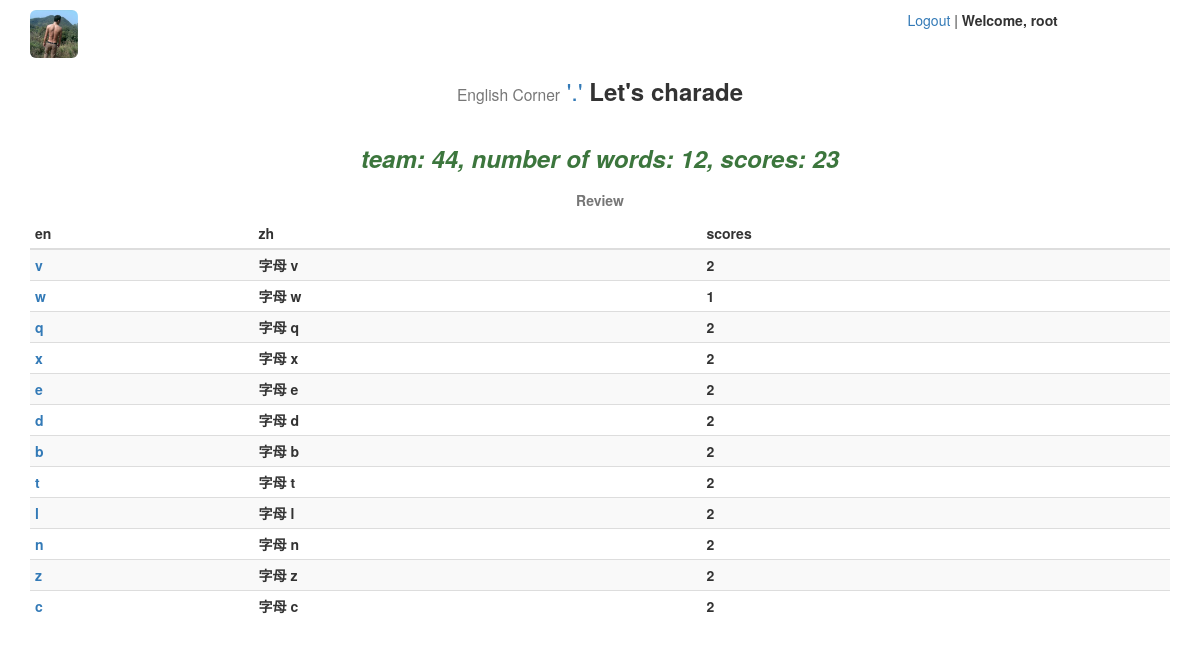
The app's page /charade/set/44/play/ (signed in), older data.
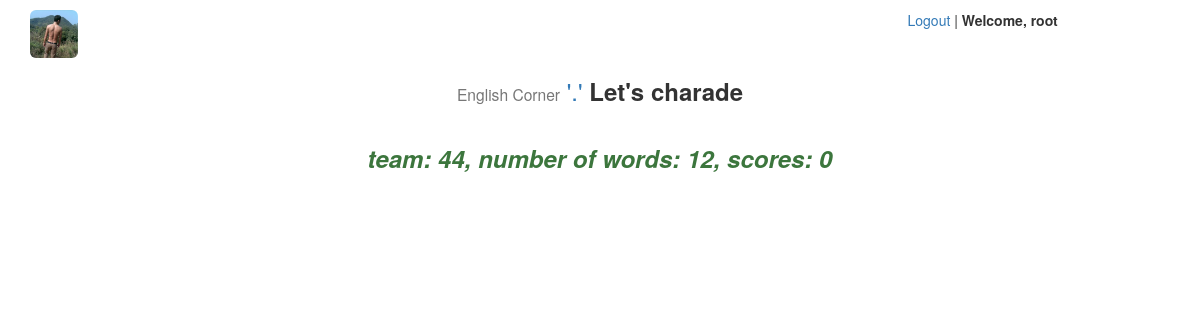
The same page, newer data.
### charade/models.py (models this page shows, shortened)
@python_2_unicode_compatible
class GameTemporaryTable(models.Model):
    board = models.ForeignKey(GameScoreBoard)
    en = models.CharField('en', max_length=100)
    zh = models.CharField('中文', max_length=100)
    exp = models.TextField('解释', max_length=200, null=True)
    scores = models.IntegerField('得分', default=0)
    used = models.IntegerField('used', default=0)
    vid = models.IntegerField('vid', default=0)

### charade/views.py (the view)
# urls.py: url(r'^set/(?P<board_id>[0-9]+)/play/$', views.game_play, name='game_play'),
def game_play(request, board_id):
    gsb = get_object_or_404(GameScoreBoard, pk=board_id)
    unused_word_list = gsb.gametemporarytable_set.exclude(used=1).order_by('?')[:1]
    if unused_word_list:
        context = {'word_list': unused_word_list}
    else:
        sum_scores = 0
        used_word_list = gsb.gametemporarytable_set.filter(used=1)
        for w in used_word_list:
            sum_scores += w.scores
        gsb.scores = sum_scores
        gsb.dt_end = timezone.now()
        gsb.save()
        msgs = 'team: {0}, number of words: {1}, scores: {2}'.format(board_id, gsb.amount, sum_scores)
        context = {'msgs': msgs,
                   'used_word_list': used_word_list,
                    }
    return render(request, 'charade/play.html', context)

### charade/templates/charade/play.html (shortened to what this page needs)
{% extends 'charade/base.html' %}
{% load staticfiles %}
{% block css4this %}
    <link rel="stylesheet" href="{% static 'charade/css/charade-play.css' %}">
{% endblock %}
{% block content %}
{% if msgs %}
    <div class="row">
        <em><h3><p class="text-success text-center"><strong>{{ msgs }}<strong></p></h3></em>
    </div>
{% endif %}
{% if used_word_list %}
    <div class="table-responsive">
        <table class="table table-striped table-condensed">
            <caption class="text-center">Review</caption>
            <thead>
                <tr>
                    <th>en</th>
                    <th>zh</th>
                    <th>scores</th>
                </tr>
            </thead>
            <tbody>
            {% for w in used_word_list %}
                <tr>
                    <td><a href="{% url 'charade:explanation' w.vid %}" title="Explanation" target="_blank">{{ w.en }}</a></td>
                    <td>{{ w.zh }}</td>
                    <td>{{ w.scores }}</td>
                </tr>
            {% endfor %}
            </tbody>
        </table>
    </div>
{% else %}
    <div class="row">
    </div>
{% endif %}
{% endblock %}

### charade/templates/charade/base.html (shortened to what this page needs)
{% load staticfiles %}
<!DOCTYPE html>
<html xmlns="http://www.w3.org/1999/xhtml">
<head>
    <link rel="stylesheet" href="{% static 'charade/css/bootstrap.min.css' %}">
    <link rel="stylesheet" href="{% static 'charade/css/charade-base.css' %}">
    {% block css4this %}{% endblock %}
</head>
<body>
<div class="container">
    <div class="row">
        <div class="col-xs-3 col-sm-3">
            <a href="/">
                <img class="img-rounded img-avatar" src="{% static 'charade/images/header.jpg' %}" alt="Home" title="Back Home? Click me."></img>
            </a>
        </div>
        <div class="col-xs-3 col-sm-3">
        {% if user.is_authenticated %}
            <a href="{% url 'accounts:logout' %}" title="logout">Logout</a>
            |<strong>
            Welcome, {{ user.username }}
            </strong>
        {% endif %}
        </div>
    </div>
    <div class="row">
        <div class="col-xs-3 col-sm-3">
        </div>
        <div class="col-xs-6 col-sm-6">
            <h3 id="tips" class="text-center">
                <small id="tips1">English Corner</small>
                <a href="{% url 'charade:show_about' %}" title="About">'.'</a>
                <strong id="tips2">Let's charade</strong>
            </h3>
        </div>
        <div class="col-xs-3 col-sm-3">
        </div>
    </div>
    <div class="row">
        <div class="col-xs-6 col-sm-6">
        </div>
        <div class="col-xs-6 col-sm-6">
        </div>
    </div>
    {% block content %}{% endblock %}
</div>
</body>
</html>

### charade/static/charade/css/charade-base.css (style rules this page uses)
.img-avatar { width: 48px; height: 48px; }

Row changes from the older to the newer data that the page shows:
removed GameTemporaryTable: en "v", zh "字母 v", scores "2"
removed GameTemporaryTable: en "w", zh "字母 w", scores "1"
removed GameTemporaryTable: en "q", zh "字母 q", scores "2"
removed GameTemporaryTable: en "x", zh "字母 x", scores "2"
removed GameTemporaryTable: en "e", zh "字母 e", scores "2"
removed GameTemporaryTable: en "d", zh "字母 d", scores "2"
removed GameTemporaryTable: en "b", zh "字母 b", scores "2"
removed GameTemporaryTable: en "t", zh "字母 t", scores "2"
removed GameTemporaryTable: en "l", zh "字母 l", scores "2"
removed GameTemporaryTable: en "n", zh "字母 n", scores "2"
removed GameTemporaryTable: en "z", zh "字母 z", scores "2"
removed GameTemporaryTable: en "c", zh "字母 c", scores "2"
Text that changed along with them:
{{ msgs }}: "team: 44, number of words: 12, scores: 23" → "team: 44, number of words: 12, scores: 0"
text no longer shown: "Review en zh scores"
